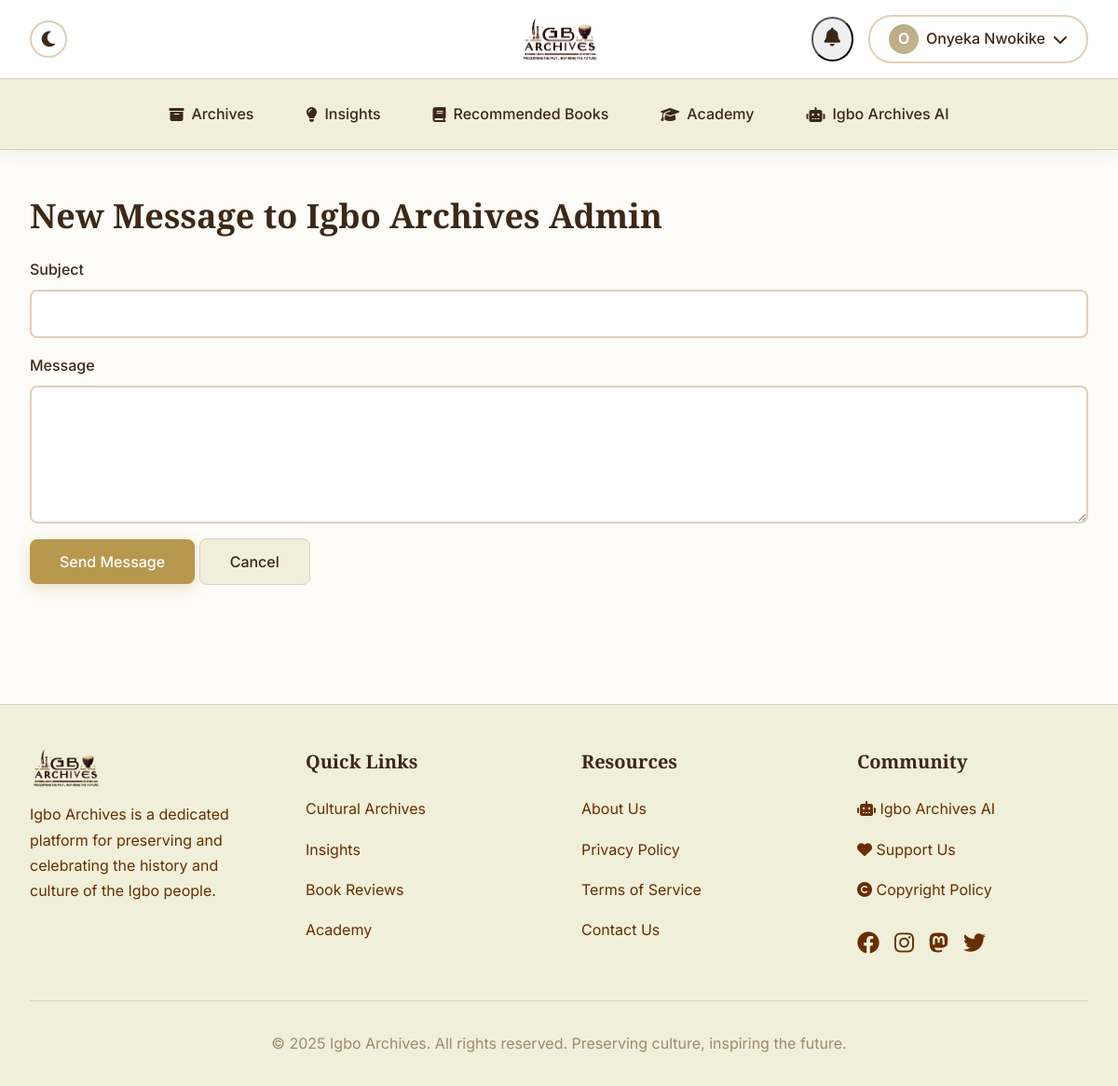
The app's page /profile/messages/compose/Maikel/ (signed in) with its own data.
### users/models.py (models this page shows, shortened)
class CustomUser(AbstractUser):
    full_name = models.CharField(max_length=200, blank=True)
    bio = models.TextField(blank=True)
    profile_picture = models.ImageField(upload_to='profile_pictures/', blank=True, null=True)
    social_links = models.JSONField(default=dict, blank=True)
    def get_display_name(self):
        return self.full_name or (self.email.split('@')[0] if self.email else self.username)

### users/views.py (the view, shortened to what this page needs)
# urls.py: path('messages/compose/<str:username>/', views.compose_message, name='compose'),
@login_required
def compose_message(request, username):
    recipient = get_object_or_404(User, username=username)
    return render(request, 'users/compose.html', {'recipient': recipient})

### core/context_processors.py (called while the page is built)
def pwa_settings(request):
    return {
        'VAPID_PUBLIC_KEY': getattr(settings, 'VAPID_PUBLIC_KEY', ''),
    }

def monetization_settings(request):
    return {
        'ENABLE_ADSENSE': getattr(settings, 'ENABLE_ADSENSE', False),
        'GOOGLE_ADSENSE_CLIENT_ID': getattr(settings, 'GOOGLE_ADSENSE_CLIENT_ID', ''),
        'ENABLE_DONATIONS': getattr(settings, 'ENABLE_DONATIONS', False),
        'STRIPE_PUBLIC_KEY': getattr(settings, 'STRIPE_PUBLIC_KEY', ''),
    }

### users/templates/users/compose.html (shortened to what this page needs)
{% extends 'base.html' %}
{% block content %}
<h2>New Message to {{ recipient.get_display_name }}</h2>
<form method="post">
    <div class="mb-3">
        <label for="subject" class="form-label">Subject</label>
        <input type="text" class="form-control" id="subject" name="subject" required>
    </div>
    <div class="mb-3">
        <label for="content" class="form-label">Message</label>
        <textarea name="content" class="form-control" id="content" rows="5" required></textarea>
    </div>
    <button type="submit" class="btn btn-primary">Send Message</button>
    <a href="{% url 'users:inbox' %}" class="btn btn-secondary">Cancel</a>
</form>
{% endblock %}

### core/templates/base.html (shortened to what this page needs)
{% load static %}
{% load pwa %}
<!DOCTYPE html>
<html lang="en">
<head>
    <link href="https://cdn.jsdelivr.net/npm/bootstrap@5.3.0/dist/css/bootstrap.min.css" rel="stylesheet">
    <link rel="stylesheet" href="https://cdnjs.cloudflare.com/ajax/libs/font-awesome/6.4.0/css/all.min.css">
    <link rel="stylesheet" href="{% static 'css/style.css' %}">
    <link rel="stylesheet" href="{% static 'css/notifications.css' %}">
</head>
<body>
    <div class="sticky-header-wrapper">
        <header class="main-header">
            <div class="header-container">
                <button class="dark-mode-toggle" aria-label="Toggle dark mode" id="darkModeToggle">
                    <i class="fas fa-moon"></i>
                </button>
                <a class="logo-container" href="/">
                    <img src="{% static 'images/logos/logo-light.png' %}" alt="Igbo Archives" class="logo-image logo-light">
                </a>
                <div class="user-menu">
                    {% if user.is_authenticated %}
                        <div class="notification-bell-container">
                            <button class="notification-bell" id="notificationBell" aria-label="Notifications">
                                <i class="fas fa-bell"></i>
                            </button>
                        </div>
                        <button class="profile-button" id="profileButton">
                            {% if user.profile_picture %}
                            <div class="profile-icon profile-icon-image">
                                <img src="{{ user.profile_picture.url }}" alt="{{ user.get_display_name }}">
                            </div>
                            {% else %}
                            <div class="profile-icon">{{ user.get_display_name|slice:":1"|upper }}</div>
                            {% endif %}
                            <span class="d-none d-sm-inline">{{ user.get_display_name }}</span>
                            <i class="fas fa-chevron-down"></i>
                        </button>
                    {% else %}
                        <a href="/accounts/login/" class="login-button">
                            <i class="fas fa-sign-in-alt"></i> Login
                        </a>
                    {% endif %}
                </div>
            </div>
        </header>
        <nav class="desktop-nav">
            <div class="nav-container">
                <a href="/archives/" class="nav-link {% if request.path == '/archives/' or request.path == '/' %}active{% endif %}">
                    <i class="fas fa-archive"></i> Archives
                </a>
                <a href="/insights/" class="nav-link {% if '/insights/' in request.path %}active{% endif %}">
                    <i class="fas fa-lightbulb"></i> Insights
                </a>
                <a href="/books/" class="nav-link {% if '/books/' in request.path %}active{% endif %}">
                    <i class="fas fa-book"></i> Recommended Books
                </a>
                <a href="/academy/" class="nav-link {% if '/academy/' in request.path %}active{% endif %}">
                    <i class="fas fa-graduation-cap"></i> Academy
                </a>
                <a href="https://ai.igboarchives.com.ng" class="nav-link" target="_blank" rel="noopener noreferrer">
                    <i class="fas fa-robot"></i> Igbo Archives AI
                </a>
            </div>
        </nav>
    </div>
    <main class="container-main">
        {% block content %}
        {% endblock %}
    </main>
    <footer class="main-footer">
        <div class="footer-container">
            <div class="footer-grid">
                <div class="footer-section">
                    <div style="margin-bottom: 1rem;">
                        <img src="{% static 'images/logos/logo-light.png' %}" alt="Igbo Archives" class="logo-image logo-light" style="height: 40px; width: auto;">
                    </div>
                    <p style="color: var(--text-secondary); line-height: 1.7;">
                        Igbo Archives is a dedicated platform for preserving and celebrating the history and culture of the Igbo people.
                    </p>
                </div>
                <div class="footer-section">
                    <h3>Quick Links</h3>
                    <a href="/archives/" class="footer-link">Cultural Archives</a>
                    <a href="/insights/" class="footer-link">Insights</a>
                    <a href="/books/" class="footer-link">Book Reviews</a>
                    <a href="/academy/" class="footer-link">Academy</a>
                </div>
                <div class="footer-section">
                    <h3>Resources</h3>
                    <a href="/about/" class="footer-link">About Us</a>
                    <a href="/privacy/" class="footer-link">Privacy Policy</a>
                    <a href="/terms/" class="footer-link">Terms of Service</a>
                    <a href="/contact/" class="footer-link">Contact Us</a>
                </div>
                <div class="footer-section">
                    <h3>Community</h3>
                    <a href="https://ai.igboarchives.com.ng" class="footer-link" target="_blank" rel="noopener noreferrer">
                        <i class="fas fa-robot"></i> Igbo Archives AI
                    </a>
                    <a href="/donate/" class="footer-link">
                        <i class="fas fa-heart"></i> Support Us
                    </a>
                    <a href="/copyright/" class="footer-link">
                        <i class="fas fa-copyright"></i> Copyright Policy
                    </a>
                    <div class="footer-link" style="display: flex; align-items: center; gap: 1rem; padding: 0.5rem 0; margin-top: 0.5rem;">
                        <a href="https://www.facebook.com/IgboArchives/" target="_blank" rel="noopener noreferrer" style="color: var(--text-secondary); font-size: 1.5rem; transition: color 0.2s;">
                            <i class="fab fa-facebook"></i>
                        </a>
                        <a href="https://www.instagram.com/IgboArchives.com.ng/" target="_blank" rel="noopener noreferrer" style="color: var(--text-secondary); font-size: 1.5rem; transition: color 0.2s;">
                            <i class="fab fa-instagram"></i>
                        </a>
                        <a href="https://mastodon.social/@Igbo_Archives" target="_blank" rel="noopener noreferrer" style="color: var(--text-secondary); font-size: 1.5rem; transition: color 0.2s;">
                            <i class="fab fa-mastodon"></i>
                        </a>
                        <a href="https://twitter.com/IgboArchives" target="_blank" rel="noopener noreferrer" style="color: var(--text-secondary); font-size: 1.5rem; transition: color 0.2s;">
                            <i class="fab fa-twitter"></i>
                        </a>
                    </div>
                </div>
            </div>
            <div class="footer-bottom">
                <p>&copy; 2025 Igbo Archives. All rights reserved. Preserving culture, inspiring the future.</p>
            </div>
        </div>
    </footer>
</body>
</html>

### core/static/css/notifications.css (style rules this page uses)
.notification-bell { position: relative; cursor: pointer; padding: 8px 12px; border-radius: 50%; transition: background-color 0.2s; }
.notification-bell i { font-size: 1.25rem; color: var(--text-primary); }

### records on screen
CustomUser: get_display_name "O", get_display_name "Onyeka Nwokike"
CustomUser: get_display_name "Igbo Archives Admin"
